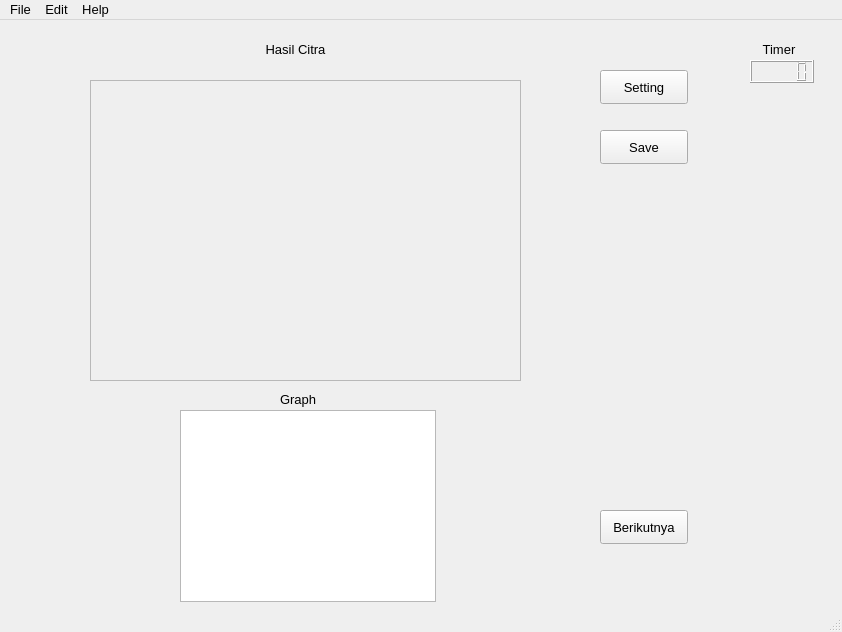
<?xml version="1.0" encoding="UTF-8"?>
<ui version="4.0">
 <class>MainWindow</class>
 <widget class="QMainWindow" name="MainWindow">
  <property name="geometry">
   <rect>
    <x>0</x>
    <y>0</y>
    <width>842</width>
    <height>632</height>
   </rect>
  </property>
  <property name="font">
   <font>
    <pointsize>10</pointsize>
   </font>
  </property>
  <property name="windowTitle">
   <string>MainWindow</string>
  </property>
  <widget class="QWidget" name="centralwidget">
   <widget class="QPushButton" name="button2">
    <property name="geometry">
     <rect>
      <x>600</x>
      <y>50</y>
      <width>88</width>
      <height>34</height>
     </rect>
    </property>
    <property name="text">
     <string>Setting</string>
    </property>
   </widget>
   <widget class="QLabel" name="label_2">
    <property name="geometry">
     <rect>
      <x>230</x>
      <y>20</y>
      <width>131</width>
      <height>18</height>
     </rect>
    </property>
    <property name="text">
     <string>Hasil Citra</string>
    </property>
    <property name="alignment">
     <set>Qt::AlignCenter</set>
    </property>
   </widget>
   <widget class="QFrame" name="frame">
    <property name="geometry">
     <rect>
      <x>90</x>
      <y>60</y>
      <width>431</width>
      <height>301</height>
     </rect>
    </property>
    <property name="frameShape">
     <enum>QFrame::StyledPanel</enum>
    </property>
    <property name="frameShadow">
     <enum>QFrame::Raised</enum>
    </property>
    <widget class="QLabel" name="label">
     <property name="geometry">
      <rect>
       <x>60</x>
       <y>30</y>
       <width>311</width>
       <height>251</height>
      </rect>
     </property>
     <property name="text">
      <string/>
     </property>
     <property name="pixmap">
      <pixmap>histogramteh.jpg</pixmap>
     </property>
     <property name="scaledContents">
      <bool>true</bool>
     </property>
    </widget>
   </widget>
   <widget class="QPushButton" name="button1">
    <property name="geometry">
     <rect>
      <x>600</x>
      <y>110</y>
      <width>88</width>
      <height>34</height>
     </rect>
    </property>
    <property name="text">
     <string>Save</string>
    </property>
   </widget>
   <widget class="QLabel" name="label_3">
    <property name="geometry">
     <rect>
      <x>750</x>
      <y>20</y>
      <width>58</width>
      <height>18</height>
     </rect>
    </property>
    <property name="text">
     <string>Timer</string>
    </property>
    <property name="alignment">
     <set>Qt::AlignCenter</set>
    </property>
   </widget>
   <widget class="QLCDNumber" name="timer">
    <property name="geometry">
     <rect>
      <x>750</x>
      <y>40</y>
      <width>64</width>
      <height>23</height>
     </rect>
    </property>
   </widget>
   <widget class="QLabel" name="label_4">
    <property name="geometry">
     <rect>
      <x>280</x>
      <y>370</y>
      <width>58</width>
      <height>18</height>
     </rect>
    </property>
    <property name="text">
     <string>Graph</string>
    </property>
   </widget>
   <widget class="QPushButton" name="pushButton">
    <property name="geometry">
     <rect>
      <x>600</x>
      <y>490</y>
      <width>88</width>
      <height>34</height>
     </rect>
    </property>
    <property name="text">
     <string>Berikutnya</string>
    </property>
   </widget>
   <widget class="QGraphicsView" name="graphicsView">
    <property name="geometry">
     <rect>
      <x>180</x>
      <y>390</y>
      <width>256</width>
      <height>192</height>
     </rect>
    </property>
   </widget>
  </widget>
  <widget class="QMenuBar" name="menubar">
   <property name="geometry">
    <rect>
     <x>0</x>
     <y>0</y>
     <width>842</width>
     <height>30</height>
    </rect>
   </property>
   <widget class="QMenu" name="menuFile">
    <property name="title">
     <string>File</string>
    </property>
    <addaction name="actionSave"/>
    <addaction name="actionNew"/>
    <addaction name="separator"/>
    <addaction name="actionQuit"/>
   </widget>
   <widget class="QMenu" name="menuEdit">
    <property name="title">
     <string>Edit</string>
    </property>
   </widget>
   <widget class="QMenu" name="menuHelp">
    <property name="title">
     <string>Help</string>
    </property>
    <addaction name="actionTeh_help"/>
   </widget>
   <addaction name="menuFile"/>
   <addaction name="menuEdit"/>
   <addaction name="menuHelp"/>
  </widget>
  <widget class="QStatusBar" name="statusbar"/>
  <action name="actionSave">
   <property name="text">
    <string>Save</string>
   </property>
   <property name="shortcut">
    <string>Ctrl+S</string>
   </property>
  </action>
  <action name="actionNew">
   <property name="text">
    <string>New</string>
   </property>
   <property name="shortcut">
    <string>Ctrl+N</string>
   </property>
  </action>
  <action name="actionTeh_help">
   <property name="text">
    <string>Teh help</string>
   </property>
   <property name="shortcut">
    <string>Ctrl+Shift+/</string>
   </property>
  </action>
  <action name="actionQuit">
   <property name="text">
    <string>Quit</string>
   </property>
   <property name="shortcut">
    <string>Ctrl+Q</string>
   </property>
  </action>
 </widget>
 <resources/>
 <connections/>
</ui>
